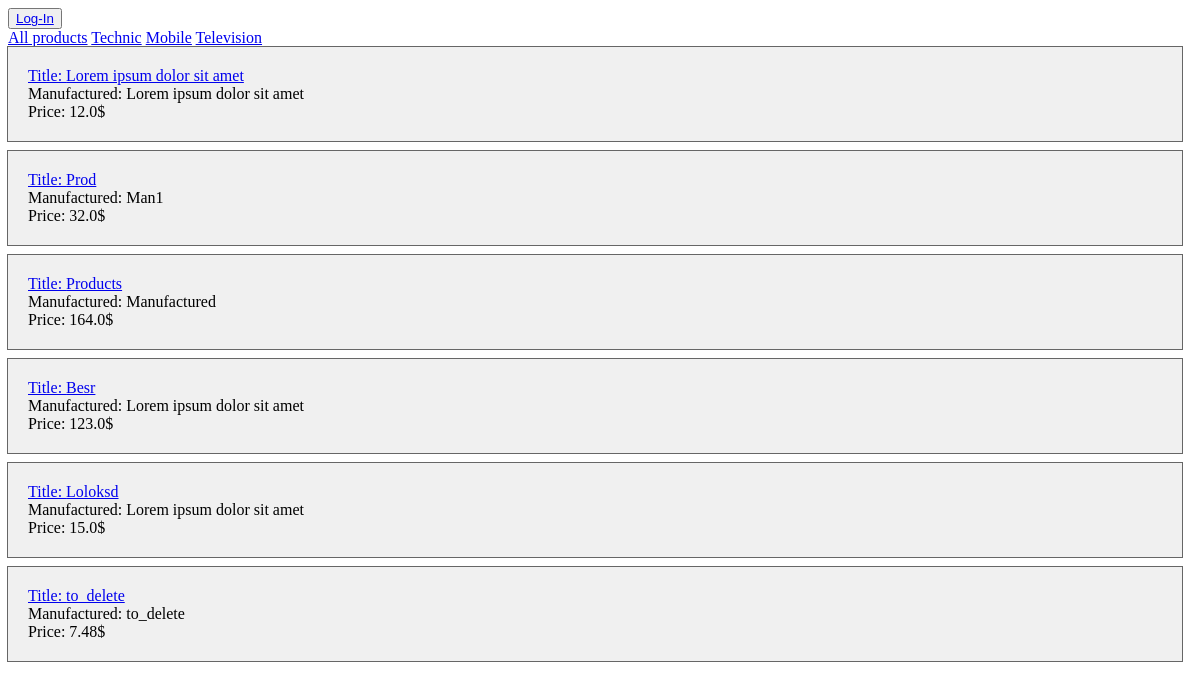
The app's page /, older data.
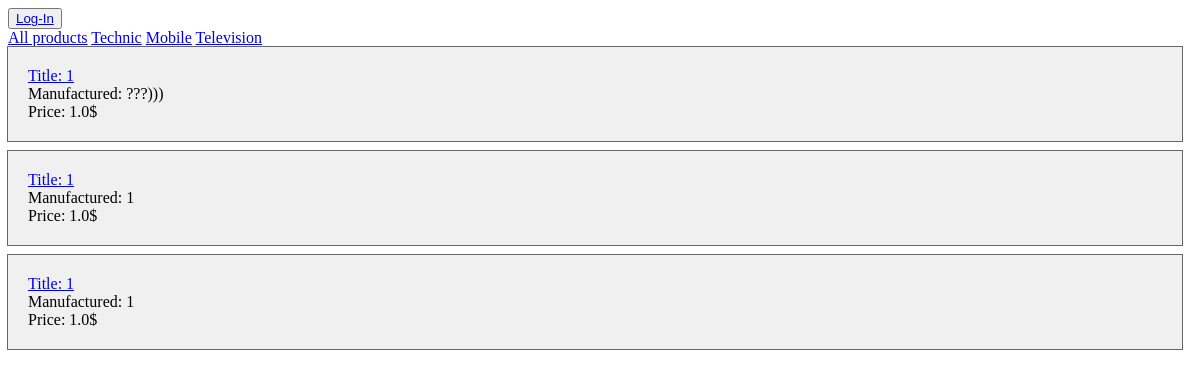
The same page, newer data.
### shop/models.py (models this page shows)
class Product(models.Model):
    TECHNIC = "TC"
    MOBILE = "MB"
    TELEVISION = "TV"
    CATEGORY_CHOICES = [
        (TECHNIC, 'Technic'),
        (MOBILE, 'Mobile'),
        (TELEVISION, 'Television')
    ]
    manufactured = models.CharField(max_length=100)
    title = models.CharField(max_length=100)
    description = models.TextField(max_length=500)
    remainder = models.IntegerField()
    category = models.CharField(choices=CATEGORY_CHOICES, max_length=10)
    price = models.FloatField(default=0)
    class Meta:
        verbose_name_plural = 'Products'

### shop/views.py (the view)
# urls.py: path('', views.index, name='index'),
def index(request):
    is_logined = request.user.is_authenticated
    user = request.user
    categories = ('Technic', 'Mobile', 'Television')
    products = Product.objects.all()
    is_superuser = request.user.is_superuser
    context = {'authenticated': is_logined,
               'categories': categories,
               'user': user,
               'products': products,
               'super': is_superuser}
    return render(request, "index.html", context)

### shop/templates/index.html (shortened to what this page needs)
<!DOCTYPE html>
<html lang="en">
<head>
</head>
<body>
    <div>
        {% if authenticated %}
        <div>
            <p>{{user.first_name}} {{user.last_name}}</p>
            <button><a href="{% url 'logout' %}">log-out</a></button>
            <button><a href="{% url 'cart' %}">Сart</a></button>
        </div>
        {% else %}
            <button><a href="{% url 'login' %}">Log-In</a></button>
        {%  endif %}
    </div>
    <div style="display: inline-block">
        <a href="{% url 'index'%} ">All products</a>
        <a href="{% url 'category'%}?category=TC ">Technic</a>
        <a href="{% url 'category'%}?category=MB ">Mobile</a>
        <a href="{% url 'category'%}?category=TV ">Television</a>
    </div>
    <div>
        {% for product in products %}
            <div style="
                        padding: 20px;
                        margin-right: 10px;
                        margin-bottom: 10px;
                        outline: 1px solid #666;
                        background: #f0f0f0;
                        "
                       >
                <div><a href="{% url 'product' %}?id={{product.id}} ">Title: {{ product.title }}</a></div>
                <div>Manufactured: {{ product.manufactured }}</div>
                <div>Price: {{ product.price }}$</div>
            </div>
        {% endfor %}
    </div>
</body>
</html>

Row changes from the older to the newer data that the page shows:
removed Product: title "Besr", manufactured "Lorem ipsum dolor sit amet", price "123.0"
removed Product: title "Loloksd", manufactured "Lorem ipsum dolor sit amet", price "15.0"
removed Product: title "to_delete", manufactured "to_delete", price "7.48"
changed Product (number 1 of 3 on the later page): title "Lorem ipsum dolor sit amet" → "1"; manufactured "Lorem ipsum dolor sit amet" → "???)))"; price "12.0" → "1.0"
changed Product (number 2 of 3 on the later page): title "Prod" → "1"; manufactured "Man1" → "1"; price "32.0" → "1.0"
changed Product (number 3 of 3 on the later page): title "Products" → "1"; manufactured "Manufactured" → "1"; price "164.0" → "1.0"
